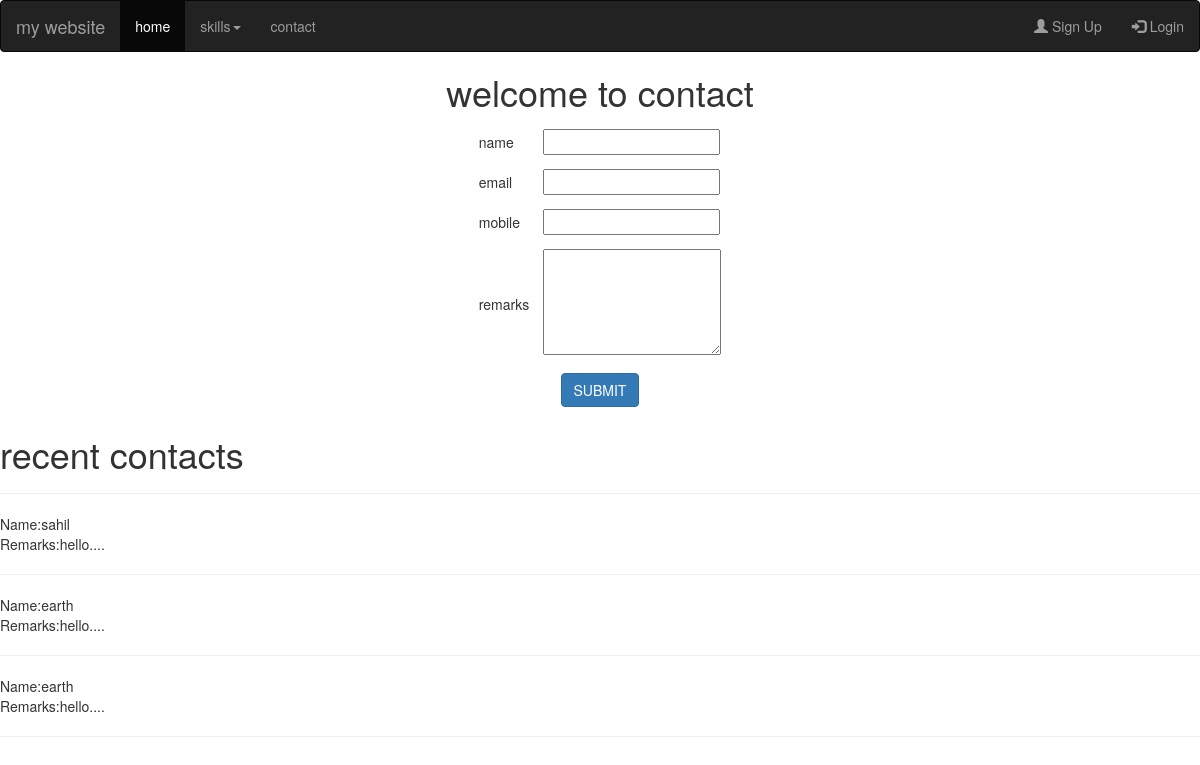
The app's page /contact/, older data.
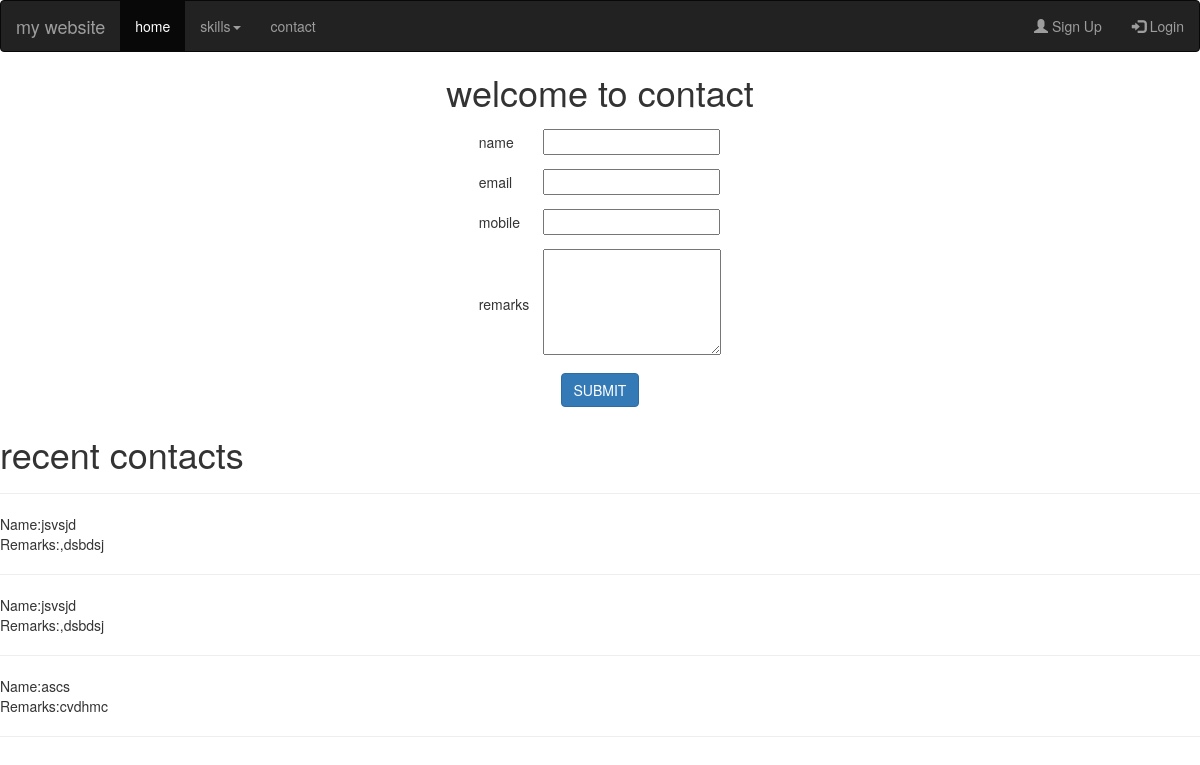
The same page, newer data.
### myapp/models.py (models this page shows, shortened)
class Contact(models.Model):
	name=models.CharField(max_length=100)
	email=models.EmailField()
	mobile=models.PositiveIntegerField()
	remarks=models.TextField()

### myapp/views.py (the view)
# urls.py: path('contact/',views.contact,name='contact'),
def contact(request):
	if request.method=="POST":
		Contact.objects.create(
			name=request.POST['name'],
			email=request.POST['email'],
			mobile=request.POST['mobile'],
			remarks=request.POST['remarks']
			)
		msg="data saved successfully"
		contacts=Contact.objects.all().order_by("-id")[:3]
		return render(request,'contact.html',{'msg':msg,'contacts':contacts})
	else:
		contacts=Contact.objects.all().order_by("-id")[:3]
		return render(request,'contact.html',{'contacts':contacts})

### myapp/templates/contact.html (shortened to what this page needs)
{% extends 'header.html'%}
{% block content %}
<!DOCTYPE html>
<html>
<head>
</head>
<body>
<center>
<h1>welcome to contact</h1>
<form method="post" action="{% url 'contact'%}">
	<table>
		<tr>
			<td>name</td>
			<td><input type="text" name="name"></td>
		</tr>
		<tr>
			<td>email</td>
			<td><input type="text" name="email">
		</tr>
		<tr>
			<td>mobile</td>
			<td><input type="text" name="mobile">
		</tr>
		<tr>
			<td>remarks</td>
			<td><textarea rows="5" cols="21" name="remarks"></textarea>
		</tr>
		<tr>
			<td colspan="2" align="center"><input type="submit" value="SUBMIT" class="btn btn-primary">
			</td>
		</tr>
	</table>
</form></center>
<h1>recent contacts</h1>
<hr>
{% for i in contacts%}
 	Name:{{i.name}}<br>
 	Remarks:{{i.remarks}}<br><hr>
{% endfor%}
</body>
</html>
{% endblock %}

Row changes from the older to the newer data that the page shows:
no longer on this page (row unchanged): Contact: name "sahil", remarks "hello...."
no longer on this page (row unchanged): Contact: name "earth", remarks "hello...."
no longer on this page (row unchanged): Contact: name "earth", remarks "hello...."
added Contact: name "jsvsjd", remarks ",dsbdsj"
added Contact: name "jsvsjd", remarks ",dsbdsj"
added Contact: name "ascs", remarks "cvdhmc"
